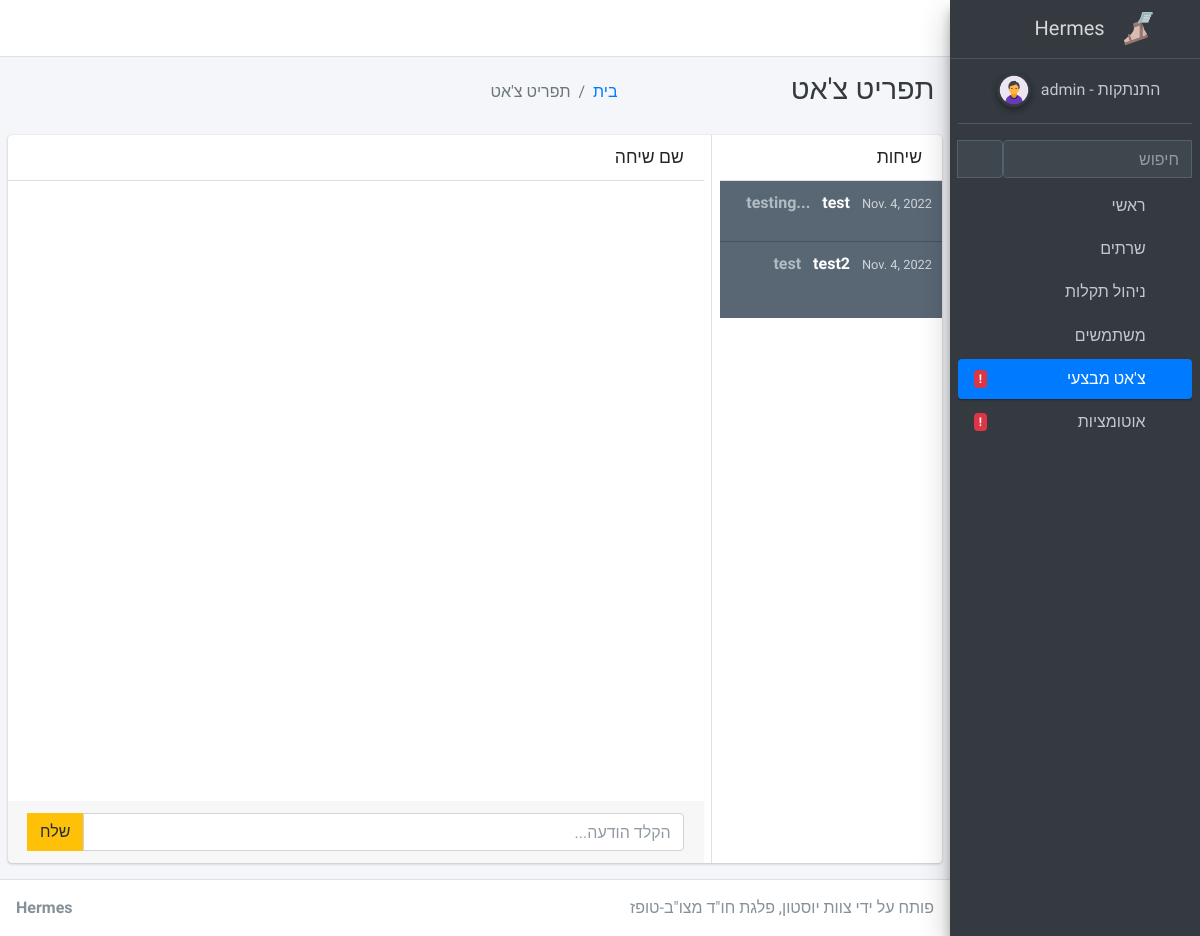
/chat/test2/ (signed in), run on an earlier commit of the app's database.
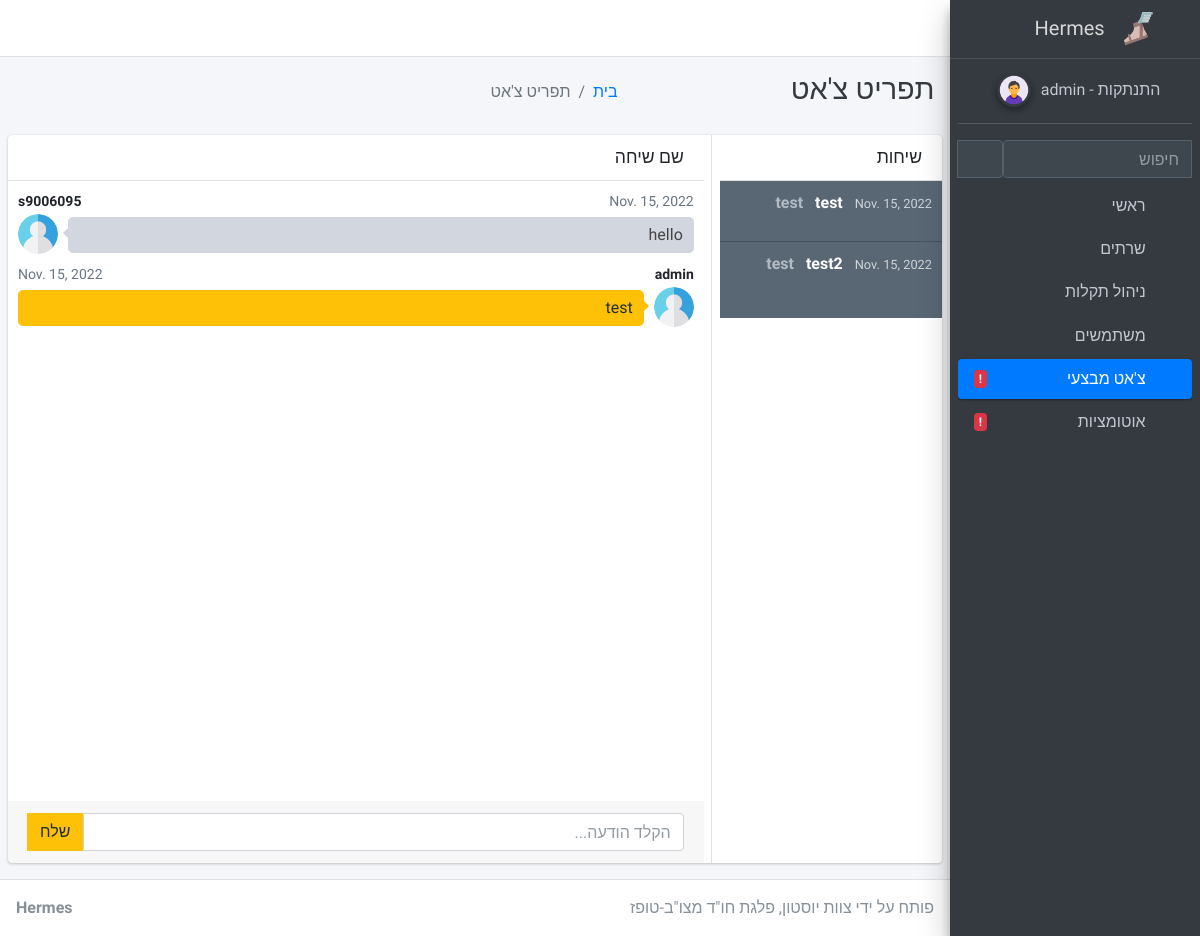
And on a later commit of the database.
### apps/chat/models.py (models this page shows, shortened)
class Room(models.Model):
    name = models.CharField(max_length=255)
    slug = models.SlugField(unique=True)
    updated = models.DateField(auto_now_add=True)
    lastMessage = models.CharField(blank=True,max_length=255)

class Message(models.Model):
    room = models.ForeignKey(Room, related_name='messages', on_delete=models.CASCADE)
    user = models.ForeignKey(User, related_name='messages', on_delete=models.CASCADE)
    content = models.TextField()
    date_added = models.DateField(auto_now_add=True)
    class Meta:
        ordering = ('date_added',)

### apps/chat/views.py (the view)
# urls.py: path('<slug:slug>/', views.rooms_id, name='rooms_id'),
@login_required
def rooms_id(request, slug):
    context = {'chat'}
    rooms = Room.objects.all()
    current = Room.objects.get(slug=slug)
    messages = Message.objects.filter(room=current)[0:25]
    return render(request, 'chat/rooms.html', {'room': current, 'rooms': rooms, 'messages': messages, 'segment': context})

### apps/context_processors.py (called while the page is built)
def cfg_assets_root(request):
    return { 'ASSETS_ROOT' : settings.ASSETS_ROOT }

### apps/templates/chat/rooms.html (shortened to what the changed rows need)
{% extends 'layouts/base.html' %}
{% block body_class %} sidebar-mini layout-fixed layout-navbar-fixed layout-footer-fixed {% endblock body_class %}
{% block stylesheets %}
  <link rel="stylesheet" href="{{ ASSETS_ROOT }}/plugins/fontawesome-free/css/all.min.css">
  <link rel="stylesheet" href="{{ ASSETS_ROOT }}/css/adminlte.min.css">
{% endblock stylesheets %}
{% block content %}
  <div class="content-wrapper">
    <div class="content-header" style="direction:rtl">
      <div class="container-fluid">
        <div class="row mb-2">
          <div class="col-sm-3">
            <h1 class="m-0 text-dark">תפריט צ'אט</h1>
          </div>
        </div>
      </div>
    </div>
    <section class="content">
        <div class="card direct-chat direct-chat-warning">
            <div class="row">
                <div class="col-md-9 border-right">
                    <div class="direct-chat-messages" style="height:620px" id="chat-messages">
                        {% for m in messages %}
                            {% if m.user != request.user %}
                                <div class="direct-chat-msg">
                                    <div class="direct-chat-infos clearfix">
                                        <span class="direct-chat-name float-left">{{ m.user.username }}</span>
                                        <span class="direct-chat-timestamp float-right">{{m.date_added}}</span>
                                    </div>
                                    <img class="direct-chat-img" src="{{ ASSETS_ROOT }}/img/user.png" alt="message user image">
                                    <div class="direct-chat-text">
                                        {{ m.content }}
                                    </div>
                                </div>
                            {% else %}
                                <div class="direct-chat-msg right">
                                    <div class="direct-chat-infos clearfix">
                                        <span class="direct-chat-name float-right">{{ m.user.username }}</span>
                                        <span class="direct-chat-timestamp float-left">{{m.date_added}}</span>
                                    </div>
                                    <img class="direct-chat-img" src="{{ ASSETS_ROOT }}/img/user.png" alt="message user image">
                                    <div class="direct-chat-text">
                                        {{m.content}}
                                    </div>
                                </div>
                            {% endif %}
                    {% endfor %}
                    </div>
                </div>
                <div class="col-md-3">
                    <div class="direct-chat-contacts" style="height:auto;position:inherit;transform:none;">
                        <ul class="contacts-list" id="roomslist">
                            {% for room in rooms %}
                            <li>
                                <a href="{% url 'rooms_id' room.slug %}">
                                    <div class="contacts-list-info">
                                        <span class="contacts-list-name">
                                            <span class="contacts-list-msg">{{room.lastMessage}}</span>
                                            {{room.slug}}
                                            <small class="contacts-list-date">{{room.updated}}</small>
                                        </span>
                                    </div>
                                </a>
                                <a href="{% url 'room' room.slug %}">
                                    <div class="contacts-list-info">
                                        <span class="contacts-list-name">
                                            <i class="fas fa-comments float-left"></i>
                                        </span>
                                    </div>
                                </a>
                            </li>
                            {% endfor %}
                        </ul>
                    </div>
                </div>
            </div>
        </div>
    </section>
  </div>
{% endblock %}

What changed in the data, as far as the page shows it:
added Message: user.username "s9006095", date_added "Nov. 15, 2022", content "hello"
added Message: user.username "admin", date_added "Nov. 15, 2022", content "test"
changed Room (number 1 of 2 on the later page): lastMessage "testing..." → "test"; updated "Nov. 4, 2022" → "Nov. 15, 2022"
changed Room "test2": updated "Nov. 4, 2022" → "Nov. 15, 2022"
